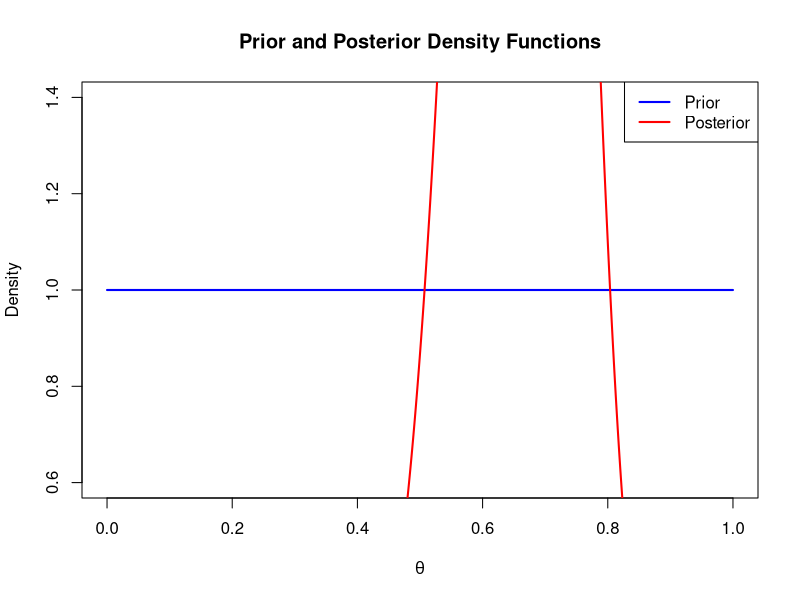
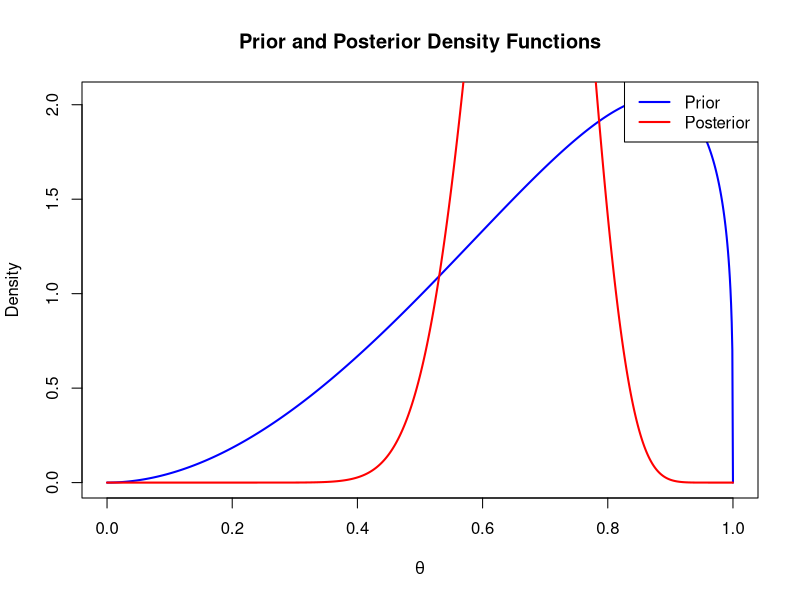

Generate these figures, in order, with R:
#a

# Function to perform Bayesian analysis of count data
bayesian_binomial <- function(Y, N, a = 1, b = 1) {
  # Calculate the posterior parameters
  post_a <- Y + a
  post_b <- N - Y + b
  
  # Create a sequence of theta values
  theta <- seq(0, 1, length.out = 1000)
  
  # Prior and posterior densities
  prior_density <- dbeta(theta, a, b)
  posterior_density <- dbeta(theta, post_a, post_b)
  
  # Plot the prior and posterior densities
  plot(theta, prior_density, type = "l", col = "blue", lwd = 2, 
       ylab = "Density", xlab = expression(theta), 
       main = "Prior and Posterior Density Functions")
  lines(theta, posterior_density, col = "red", lwd = 2)
  legend("topright", legend = c("Prior", "Posterior"), 
         col = c("blue", "red"), lty = 1, lwd = 2)
  
  # Calculate posterior mean and standard deviation
  post_mean <- post_a / (post_a + post_b)
  post_var <- (post_a * post_b) / ((post_a + post_b)^2 * (post_a + post_b + 1))
  post_sd <- sqrt(post_var)
  
  # Return posterior mean and standard deviation
  return(list(posterior_mean = post_mean, posterior_sd = post_sd))
}

#b
# Solve for a and b using the known mean and standard deviation
find_beta_params <- function(mean, sd) {
  # Function to minimize
  objective <- function(params) {
    a <- params[1]
    b <- params[2]
    est_mean <- a / (a + b)
    est_var <- (a * b) / ((a + b)^2 * (a + b + 1))
    est_sd <- sqrt(est_var)
    
    return((est_mean - mean)^2 + (est_sd - sd)^2)
  }
  
  # Optimize to find a and b
  result <- optim(c(1, 1), objective)
  return(result$par)
}

# Given prior mean = 0.7 and prior standard deviation = 0.2
params <- find_beta_params(0.7, 0.2)
a_informative <- params[1]
b_informative <- params[2]
params

##c

# Conduct Bayesian analysis with uninformative prior (a = 1, b = 1)
result_uninformative <- bayesian_binomial(Y = 20, N = 30, a = 1, b = 1)

# Conduct Bayesian analysis with informative prior (a = 11.08, b = 4.75)
result_informative <- bayesian_binomial(Y = 20, N = 30, a = a_informative, b = b_informative)

# Print results
result_uninformative
result_informative

